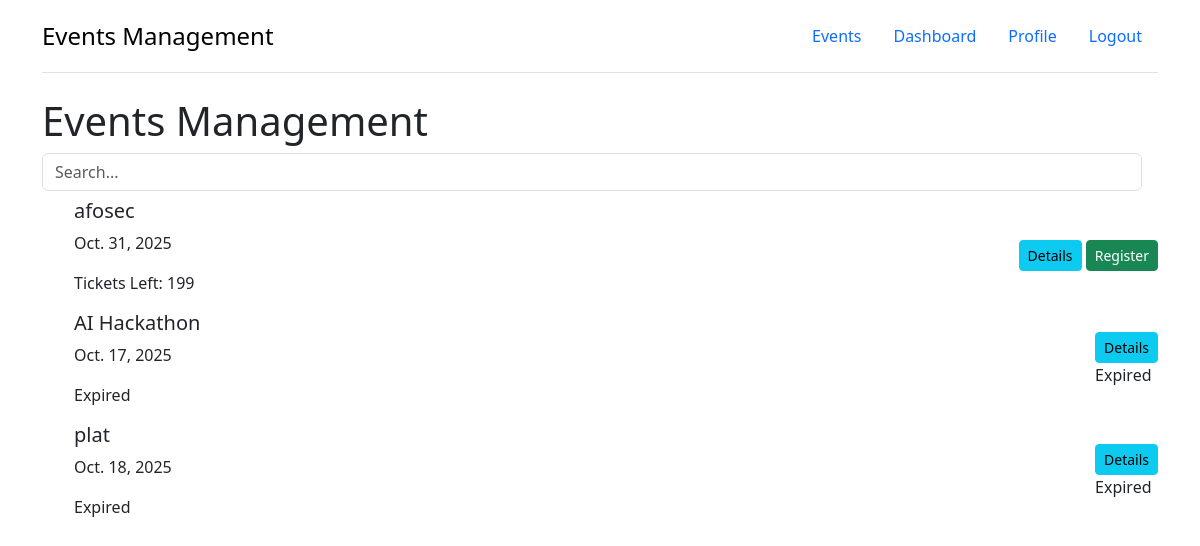
The app's page / (signed in) with its own data.
### events/models.py (models this page shows, shortened)
class Event(models.Model):
    EVENT_STATUS_CHOICES = [
        ('upcoming', 'upcoming'),
        ('ongoing', 'ongoing'),
        ('completed', 'completed')
    ]
    name = models.CharField(max_length=100)
    description = models.TextField()
    date = models.DateField()
    start_time = models.TimeField()
    end_time = models.TimeField()
    is_public = models.BooleanField(default=False)
    location = models.CharField(max_length=100, blank=True, null=True)
    max_participants = models.PositiveIntegerField()
    organizer = models.ForeignKey(
        User, on_delete=models.CASCADE, related_name='organized_events')
    venue = models.ForeignKey(
        Venue, on_delete=models.CASCADE, related_name='events')
    pub_date = models.TimeField(default=now)
    status = models.CharField(
        max_length=10, choices=EVENT_STATUS_CHOICES, default="upcoming")
    def get_remaining_tickets(self):
        tickets = self.tickets.count()
        return max(0, self.max_participants - tickets)

### events/views.py (the view)
# urls.py: path("", views.IndexView.as_view(), name="index"),
class IndexView(generic.ListView):
    template_name = "events/index.html"
    context_object_name = "events"
    def get_queryset(self):
        query = self.request.GET.get("q")
        if query:
            return Event.objects.filter(is_public=True, name__icontains=query).order_by("-pub_date")
        else:
            return Event.objects.filter(is_public=True).order_by("-pub_date")
    def get_context_data(self, **kwargs):
        context = super().get_context_data(**kwargs)
        context['today'] = timezone.now().date()
        return context

### events/templates/events/index.html (shortened to what this page needs)
{% extends "events/base.html" %}
{% block content %}
<h1 class="text-3xl font-bold underline">Events Management</h1>
<form class="col-12 col-lg-auto mb-3 mb-lg-0 me-lg-3" method="GET" action="{% url 'index' %}" role="search">
    <input type="search" name="q" id="q" class="form-control" placeholder="Search..." aria-label="Search">
</form>
<ul class="my-2">
    {% for event in events %}
        <li class="list-group-item d-flex justify-content-between align-items-center">
            <div>
                <h5>{{ event.name }}</h5>
                <p>{{ event.date }} </p>
                {% if event.date < today %}
                    <p class="text-red-500">Expired</p>
                {% else %}
                    <p>Tickets Left: {{ event.get_remaining_tickets }}</p>
                {% endif %}
            </div>
            <div>
                <a href="{% url 'details' event.id %}" class="btn btn-info btn-sm">Details</a>
                <form action="{% url 'buy-ticket' event.id %}" method="POST" style="display: inline;">
                    {% if event.date < today %}
                        <p class="text-red-500">Expired</p>
                    {% else %}
                        {% if event.get_remaining_tickets > 0 %}
                            <button type="submit" class="btn btn-success btn-sm">Register</button>
                        {% else %}
                            <button type="button" class="btn btn-secondary btn-sm" disabled>Sold Out</button>
                        {% endif %}
                    {% endif %}
                </form>
            </div>
        </li>
    {% empty %}
        <p class="text-muted">No public events available at the moment.</p>
    {% endfor %}
</ul>
{% endblock %}

### records on screen
Event: name "afosec", date "Oct. 31, 2025", get_remaining_tickets "199", shows "Register"
Event: name "AI Hackathon", date "Oct. 17, 2025", shows "Expired"
Event: name "plat", date "Oct. 18, 2025", shows "Expired"
